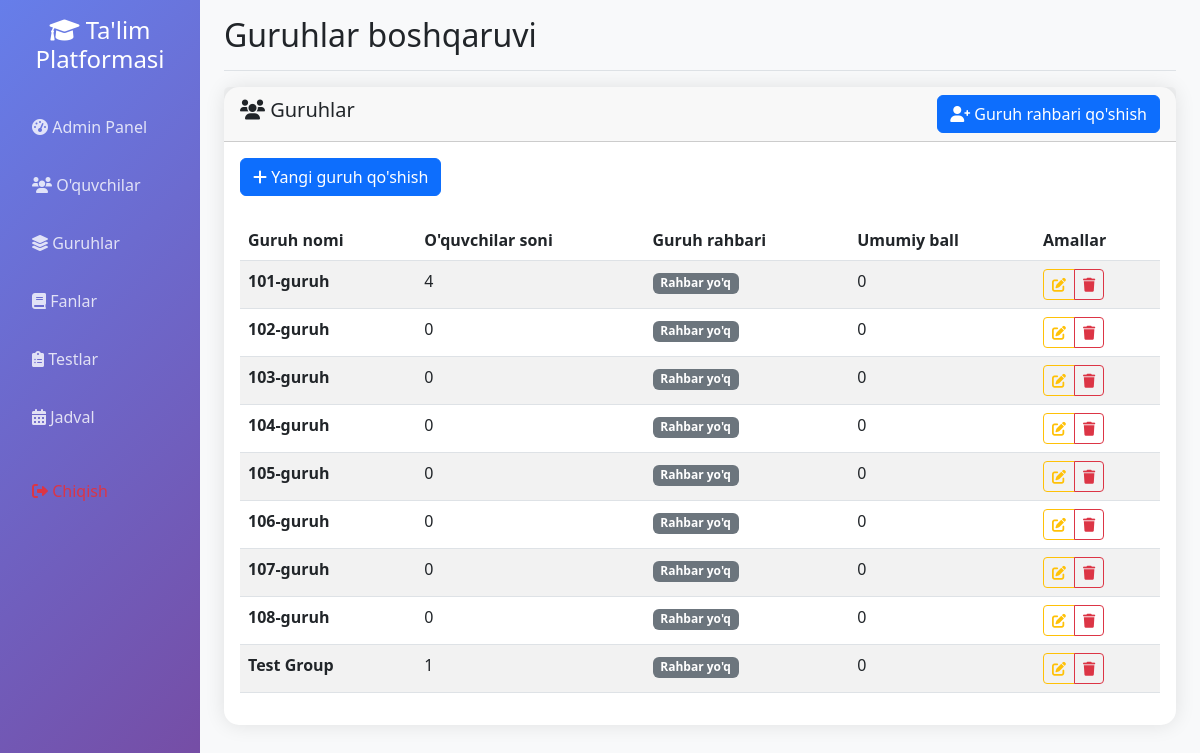
/admin/groups (signed in), run on the app's committed database.
### app.py (models this page shows)
class Group(db.Model):
    __tablename__ = 'group'
    id = db.Column(db.Integer, primary_key=True)
    name = db.Column(db.String(50), unique=True, nullable=False, index=True)
    description = db.Column(db.Text)
    total_score = db.Column(db.Integer, default=0)
    leader = db.relationship('User', backref=db.backref('led_group', uselist=False), foreign_keys=[User.group_id])
    schedules = db.relationship('Schedule', backref='group', lazy=True, cascade='all, delete-orphan')

### app.py (the view)
@app.route('/admin/groups')
def admin_groups():
    if not session.get('logged_in', False) or not session.get('is_admin', False):
        return redirect(url_for('login'))
    groups = Group.query.all()
    return render_template('admin_groups.html', groups=groups)

### app.py (called while the page is built, shortened)
@app.context_processor
def inject_user():
    class CurrentUser:
        def __init__(self):
            self.is_authenticated = session.get('logged_in', False)
            self.is_admin = session.get('is_admin', False)
            self.is_group_leader = session.get('is_group_leader', False)
            self.username = session.get('username', '')
            self.id = session.get('user_id', None)
    return dict(current_user=CurrentUser(), datetime=datetime)

### templates/admin_groups.html (shortened to what this page needs)
{% extends "base.html" %}
{% block page_title %}Guruhlar boshqaruvi{% endblock %}
{% block content %}
<div class="row">
    <div class="col-12">
        <div class="card">
            <div class="card-header d-flex justify-content-between align-items-center">
                <h5><i class="fas fa-users"></i> Guruhlar</h5>
                <button class="btn btn-primary" data-bs-toggle="modal" data-bs-target="#addGroupLeaderModal">
                    <i class="fas fa-user-plus"></i> Guruh rahbari qo'shish
                </button>
            </div>
            <div class="card-body">
                <div class="row mb-4">
                    <div class="col-12">
                        <button class="btn btn-primary" type="button" data-bs-toggle="collapse" data-bs-target="#addGroupForm">
                            <i class="fas fa-plus"></i> Yangi guruh qo'shish
                        </button>
                    </div>
                </div>
                {% if groups %}
                <div class="table-responsive">
                    <table class="table table-striped">
                        <thead>
                            <tr>
                                <th>Guruh nomi</th>
                                <th>O'quvchilar soni</th>
                                <th>Guruh rahbari</th>
                                <th>Umumiy ball</th>
                                <th>Amallar</th>
                            </tr>
                        </thead>
                        <tbody>
                            {% for group in groups %}
                            {% set group_leader = group.students|selectattr('is_group_leader')|first %}
                            <tr>
                                <td><strong>{{ group.name }}</strong></td>
                                <td>{{ group.students|selectattr('is_group_leader', 'equalto', false)|list|length }}</td>
                                <td>
                                    {% if group_leader %}
                                        <span class="badge bg-primary">
                                            {{ group_leader.first_name }} {{ group_leader.last_name }}
                                        </span>
                                    {% else %}
                                        <span class="badge bg-secondary">Rahbar yo'q</span>
                                    {% endif %}
                                </td>
                                <td>{{ group.total_score }}</td>
                                <td>
                                    <div class="btn-group btn-group-sm">
                                        <a href="{{ url_for('admin_edit_group', group_id=group.id) }}" class="btn btn-outline-warning">
                                            <i class="fas fa-edit"></i>
                                        </a>
                                        <a href="{{ url_for('admin_delete_group', group_id=group.id) }}" class="btn btn-outline-danger" onclick="return confirm('Rostdan ham ushbu guruhni o\'chirmoqchimisiz?')">
                                            <i class="fas fa-trash"></i>
                                        </a>
                                    </div>
                                </td>
                            </tr>
                            {% endfor %}
                        </tbody>
                    </table>
                {% else %}
                <div class="text-center py-5">
                    <i class="fas fa-layer-group fa-4x text-muted mb-3"></i>
                    <h4 class="text-muted">Guruhlar mavjud emas</h4>
                    <p class="text-muted">Yangi guruh qo'shing</p>
                </div>
                {% endif %}
            </div>
        </div>
    </div>
</div>
{% endblock %}

### static/css/enhanced_ui.css (style rules this page uses)
.btn-enhanced { position: relative; overflow: hidden; transition: all 0.3s ease; }
.card-enhanced { border: none; box-shadow: 0 10px 30px rgba(0, 0, 0, 0.1); transition: all 0.3s ease; }

### templates/base.html (style rules this page uses)
.card { border: none; border-radius: 15px; box-shadow: 0 0 20px rgba(0,0,0,0.1); transition: transform 0.3s; }

### data on the page
Group: name "101-guruh", students|selectattr "4", total_score "0"
Group: name "102-guruh", students|selectattr "0", total_score "0"
Group: name "103-guruh", students|selectattr "0", total_score "0"
Group: name "104-guruh", students|selectattr "0", total_score "0"
Group: name "105-guruh", students|selectattr "0", total_score "0"
Group: name "106-guruh", students|selectattr "0", total_score "0"
Group: name "107-guruh", students|selectattr "0", total_score "0"
Group: name "108-guruh", students|selectattr "0", total_score "0"
Group: name "Test Group", students|selectattr "1", total_score "0"
